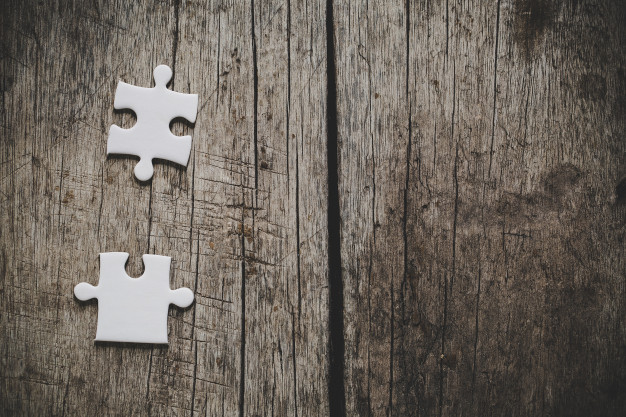
#> input picture white-jigsaw-puzzle-wooden-table.jpg, 626 x 417 px
$ python main.py
#> lines starting #> are read from the running program, lines starting #| are printed output that depends on the picture; after the words box and inside, x2 and y2 are one past the last pixel; in counts of white or black regions, pixels touching at a corner belong together
import cv2
import numpy as np


def nothing(x):
    pass


imageFileName = 'white-jigsaw-puzzle-wooden-table.jpg'
newImageFileName = 'new.png'

cv2.namedWindow("Tracking")
cv2.createTrackbar("LH", "Tracking", 0, 255, nothing)
#> slider 'LH' is set to 51
cv2.createTrackbar("LS", "Tracking", 0, 255, nothing)
#> slider 'LS' is set to 51
cv2.createTrackbar("LV", "Tracking", 0, 255, nothing)
#> slider 'LV' is set to 51
cv2.createTrackbar("UH", "Tracking", 255, 255, nothing)
cv2.createTrackbar("US", "Tracking", 255, 255, nothing)
cv2.createTrackbar("UV", "Tracking", 255, 255, nothing)

while True:
    img = cv2.imread(imageFileName, -1)
#> img is the input picture: shape (417, 626, 3); mean B, G, R 92.5, 100.7, 108.4

    # print(img)

    hsv = cv2.cvtColor(img, cv2.COLOR_BGR2HSV)
#> hsv: shape (417, 626, 3); mean H, S, V 21.1, 40.5, 108.5

    l_h = cv2.getTrackbarPos("LH", "Tracking")
    l_s = cv2.getTrackbarPos("LS", "Tracking")
    l_v = cv2.getTrackbarPos("LV", "Tracking")
    l_b = np.array([l_h, l_s, l_v])

    u_h = cv2.getTrackbarPos("UH", "Tracking")
    u_s = cv2.getTrackbarPos("US", "Tracking")
    u_v = cv2.getTrackbarPos("UV", "Tracking")
    u_b = np.array([u_h, u_s, u_v])

    mask = cv2.inRange(hsv, l_b, u_b)
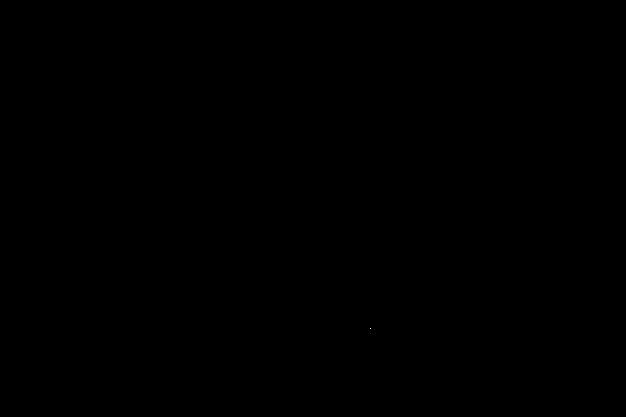
#> mask: shape (417, 626); 0% white in thin lines or dots, all inside (x1, y1, x2, y2) = (370, 328, 371, 329)

    res = cv2.bitwise_and(img, img, mask=mask)

    cv2.imshow("img", img)
    cv2.imshow("mask", mask)
    cv2.imshow("res", res)

    # show image
    # cv2.imshow(imageFileName, img)
    keyPressed = cv2.waitKey(2000)
#> (key Esc is pressed here)

    if keyPressed == 27:  # esc key clicked
        cv2.destroyAllWindows()
    elif keyPressed == ord('s'):
        # write image
        cv2.imwrite(newImageFileName, img)
        cv2.destroyAllWindows()
